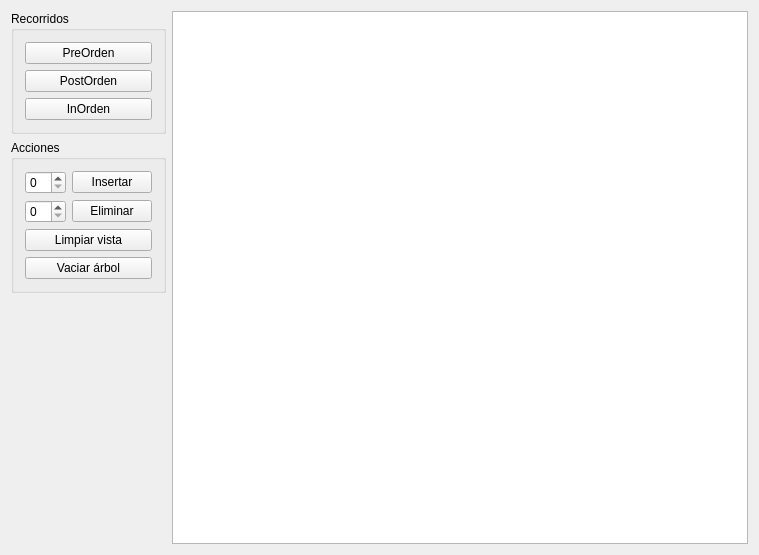
<?xml version="1.0" encoding="UTF-8"?>
<ui version="4.0">
 <class>MainWindow</class>
 <widget class="QMainWindow" name="MainWindow">
  <property name="geometry">
   <rect>
    <x>0</x>
    <y>0</y>
    <width>759</width>
    <height>555</height>
   </rect>
  </property>
  <property name="windowTitle">
   <string>MainWindow</string>
  </property>
  <widget class="QWidget" name="centralWidget">
   <layout class="QHBoxLayout" name="horizontalLayout">
    <item>
     <layout class="QVBoxLayout" name="verticalLayout_3">
      <item>
       <widget class="QGroupBox" name="groupBox">
        <property name="title">
         <string>Recorridos</string>
        </property>
        <layout class="QVBoxLayout" name="verticalLayout_2">
         <item>
          <widget class="QPushButton" name="preOrdenPushButton">
           <property name="text">
            <string>PreOrden</string>
           </property>
          </widget>
         </item>
         <item>
          <widget class="QPushButton" name="postOrdenPushButton">
           <property name="text">
            <string>PostOrden</string>
           </property>
          </widget>
         </item>
         <item>
          <widget class="QPushButton" name="inOrdenPushButton">
           <property name="text">
            <string>InOrden</string>
           </property>
          </widget>
         </item>
        </layout>
       </widget>
      </item>
      <item>
       <widget class="QGroupBox" name="groupBox_2">
        <property name="title">
         <string>Acciones</string>
        </property>
        <layout class="QVBoxLayout" name="verticalLayout">
         <item>
          <layout class="QFormLayout" name="formLayout">
           <item row="0" column="0">
            <widget class="QSpinBox" name="insertarSpinBox"/>
           </item>
           <item row="0" column="1">
            <widget class="QPushButton" name="insertarPushButton">
             <property name="text">
              <string>Insertar</string>
             </property>
            </widget>
           </item>
          </layout>
         </item>
         <item>
          <layout class="QFormLayout" name="formLayout_2">
           <item row="0" column="0">
            <widget class="QSpinBox" name="eliminarSpinBox"/>
           </item>
           <item row="0" column="1">
            <widget class="QPushButton" name="eliminarPushButton">
             <property name="text">
              <string>Eliminar</string>
             </property>
            </widget>
           </item>
          </layout>
         </item>
         <item>
          <widget class="QPushButton" name="limpiarPushButton">
           <property name="text">
            <string>Limpiar vista</string>
           </property>
          </widget>
         </item>
         <item>
          <widget class="QPushButton" name="vaciarPushButton">
           <property name="text">
            <string>Vaciar árbol</string>
           </property>
          </widget>
         </item>
        </layout>
       </widget>
      </item>
      <item>
       <spacer name="verticalSpacer">
        <property name="orientation">
         <enum>Qt::Vertical</enum>
        </property>
        <property name="sizeHint" stdset="0">
         <size>
          <width>20</width>
          <height>40</height>
         </size>
        </property>
       </spacer>
      </item>
     </layout>
    </item>
    <item>
     <widget class="QListView" name="listView"/>
    </item>
   </layout>
  </widget>
 </widget>
 <layoutdefault spacing="6" margin="11"/>
 <resources/>
 <connections/>
</ui>
